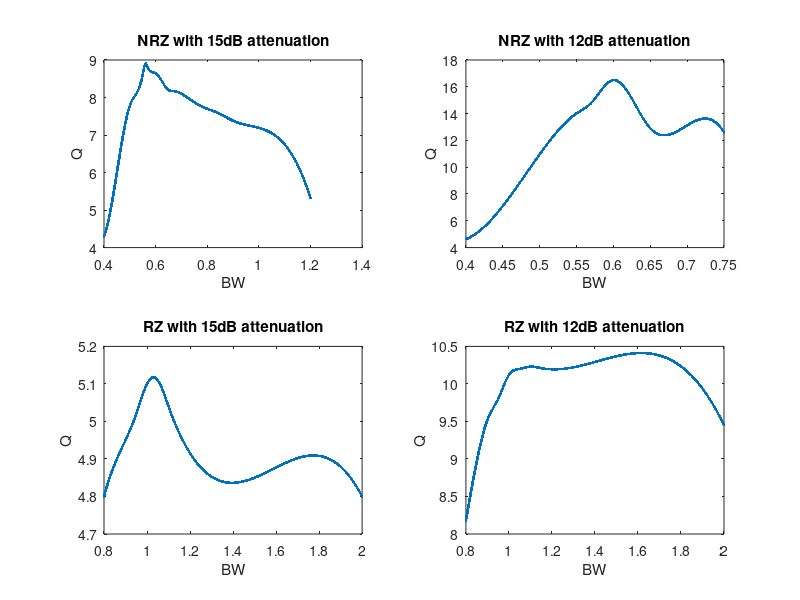

The MATLAB script that drew this image:
clear
clc
%% 15dB NRZ
Q15nrz=[4.3 8.1 7.87 7.7 7.56 7.38 7.27 7.19 ...
    7.78 8.61 8.65 8.2 8.17 8.8 8.9 6];
BW15nrz=[0.4 0.7:0.05:1 0.5:0.05: 0.65 0.67 0.57 0.56 0.45];
% bar(BW15nrz,Q15nrz)
x15nrz=0.4:0.0001:1.2;
y15nrz=spline(BW15nrz,Q15nrz,x15nrz);
subplot(2,2,1)
plot(x15nrz,y15nrz,'.')
% xlim([0.45 1.2])
title('NRZ with 15dB attenuation')
xlabel('BW')
ylabel('Q')
%% 12 dB NRZ
Q15nrz=[4.63 7.1 10.96 14.01 16.5 12.9 13.12 ...
    12.6 14.8];
BW15nrz=[0.4:0.05:.75 0.57];
% bar(BW15nrz,Q15nrz)
x15nrz=0.4:0.0001:0.75;
y15nrz=spline(BW15nrz,Q15nrz,x15nrz);
subplot(2,2,2)
plot(x15nrz,y15nrz,'.')
title('NRZ with 12dB attenuation')
xlabel('BW')
ylabel('Q')
%% 15 dB RZ
Q15nrz=[4.8 4.85 5.1 4.8 4.95 5.02 5.11 5.04];
BW15nrz=[2 1.5 1 0.8 0.9 .95 1.05 1.1];
% bar(BW15nrz,Q15nrz)
x15nrz=0.8:0.0001:2;
y15nrz=spline(BW15nrz,Q15nrz,x15nrz);
subplot(2,2,3)
plot(x15nrz,y15nrz,'.')
title('RZ with 15dB attenuation')
xlabel('BW')
ylabel('Q')
%% 12 dB RZ
Q15nrz=[8.18 8.96 9.52 9.8 10.12 10.2 10.23 ...
    10.21 10.2 9.45];
BW15nrz=[0.8:0.05:1.15 1.25 2];
% bar(BW15nrz,Q15nrz)
x15nrz=0.8:0.0001:2;
y15nrz=spline(BW15nrz,Q15nrz,x15nrz);
subplot(2,2,4)
plot(x15nrz,y15nrz,'.')
title('RZ with 12dB attenuation')
xlabel('BW')
ylabel('Q')